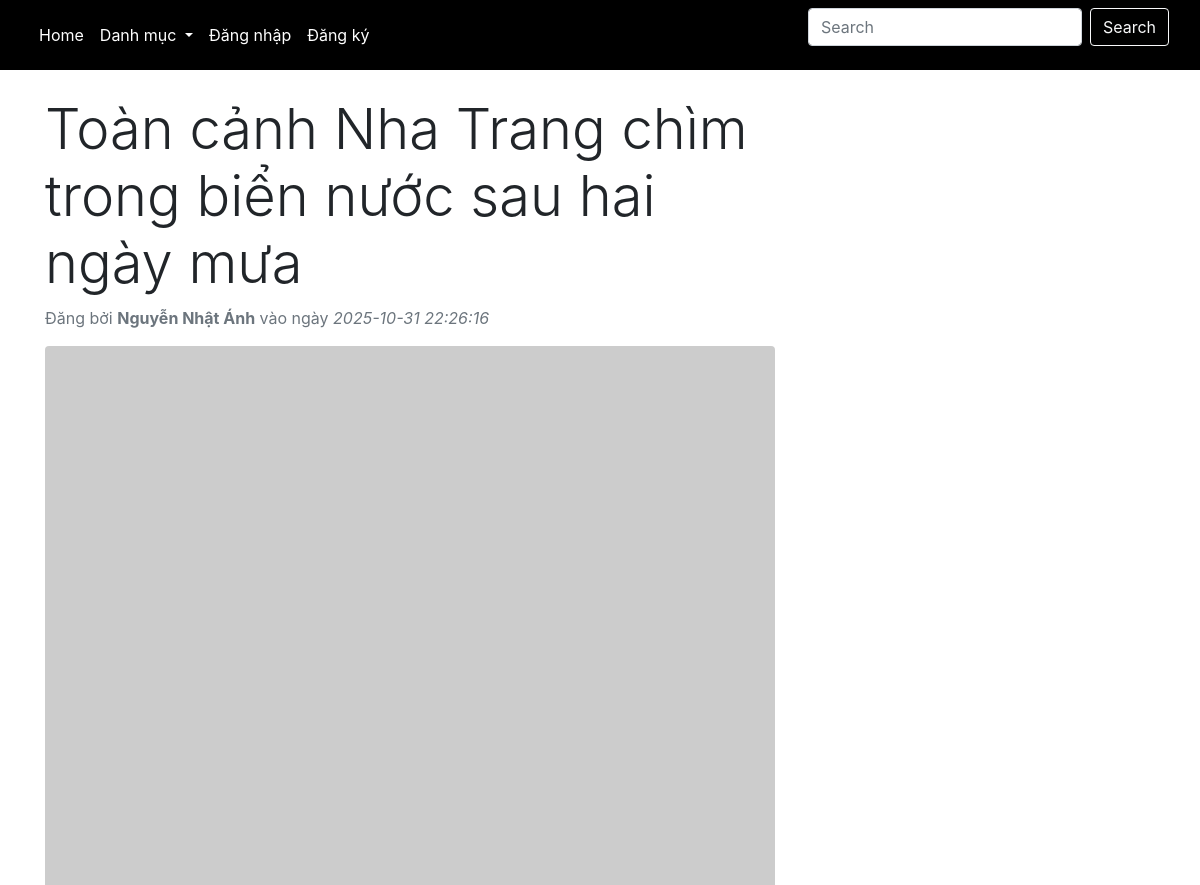
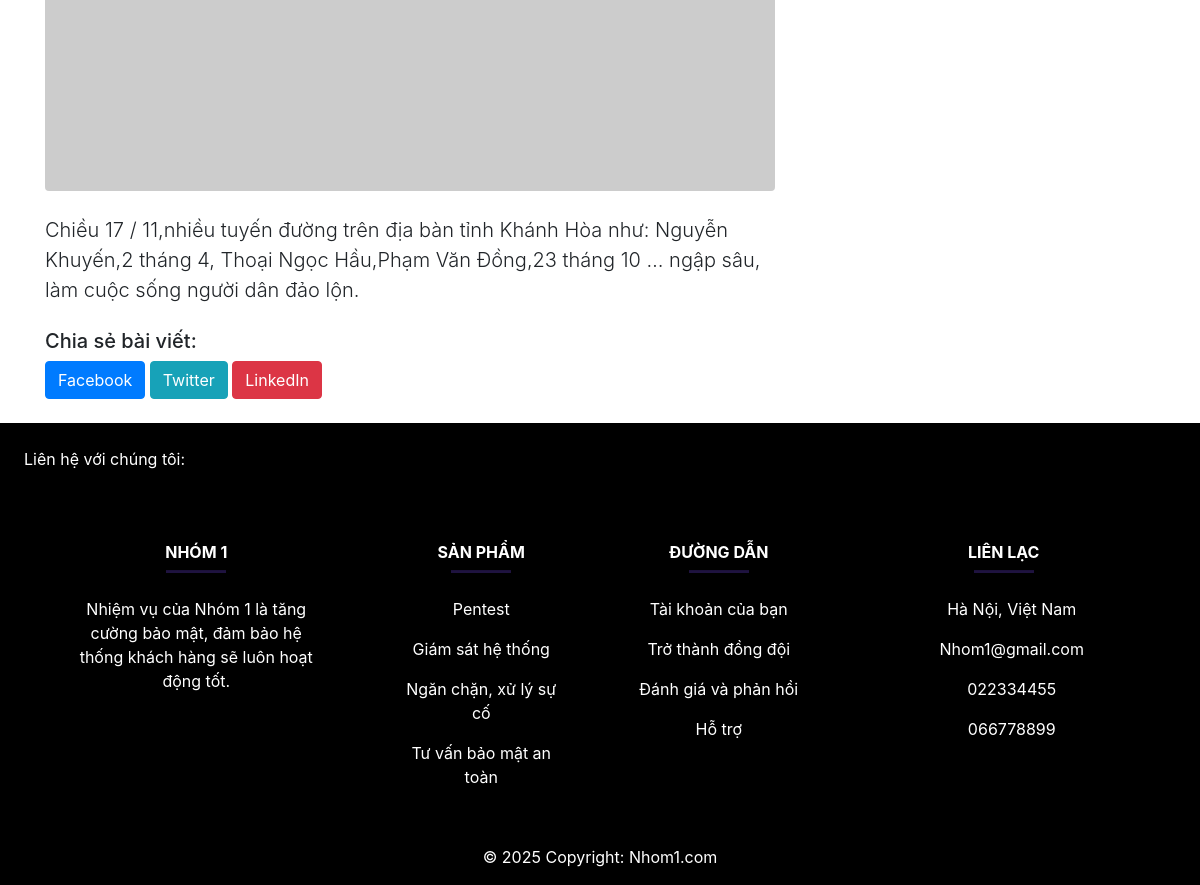
Screenshot of /index.php?type=detail&id=3 with the database file from the repository (2 pictures, top to bottom).
### tables this page shows
CREATE TABLE `posts` (
  `id_post` bigint(20) NOT NULL,
  `postName` varchar(255) NOT NULL,
  `postImage` varchar(255) NOT NULL,
  `postDescription` varchar(255) NOT NULL,
  `postDate` datetime NOT NULL DEFAULT current_timestamp(),
  `postContent` varchar(10000) NOT NULL,
  `isAccepted` tinyint(4) NOT NULL DEFAULT 1,
  `note` varchar(255) NULL,
  `user_id` bigint(20) NOT NULL,
  `category_id` bigint(20) DEFAULT 4
);

CREATE TABLE `users` (
  `id_user` bigint(20) NOT NULL,
  `userName` varchar(255) NOT NULL,
  `password` varchar(255) NOT NULL,
  `fullName` varchar(255) NOT NULL,
  `role_id` bigint(11) NOT NULL,
  `isActive` tinyint(4) NOT NULL DEFAULT 1
);

### app/controllers/user/detailControllers.php (called while the page is built, shortened)
<?php
$getPostById1 = getPostById1($_GET['id']);
include_once("app/views/user/postdetail.views.php");

### app/models/pdo.php (called while the page is built, shortened)
<?php
function pdo_get_connection()
{
    try {
        $conn = new PDO('mysql:host=' . DBHOST . ';dbname=' . DBNAME . ';charset=utf8mb4', DBUSER, DBPASS);
        $conn->setAttribute(PDO::ATTR_ERRMODE, PDO::ERRMODE_EXCEPTION);
        $conn->setAttribute(PDO::ATTR_EMULATE_PREPARES, false);
        return $conn;
    } catch (PDOException $e) {
        error_log("Database connection error: " . $e->getMessage());
        die("Lỗi kết nối cơ sở dữ liệu. Vui lòng thử lại sau.");
    }
}
function pdo_query_one($sql, ...$args)
{
    try {
        $conn = pdo_get_connection();
        $stmt = $conn->prepare($sql);
        $stmt->execute($args);
        $row = $stmt->fetch(PDO::FETCH_ASSOC);
        return $row;
    } catch (PDOException $e) {
        error_log("Query error: " . $e->getMessage());
        return false;
    } finally {
        unset($conn);
    }
}

### app/models/user/productModels.php (called while the page is built, shortened)
<?php
function getPostById1($id_post)
{
    $sql = "SELECT * FROM posts
          INNER JOIN post_categories ON posts.category_id = post_categories.id_post_category
          INNER JOIN users ON posts.user_id = users.id_user
          WHERE id_post=? AND post_categories.delCategory=0 AND users.isActive=0";
    return pdo_query_one($sql, $id_post);
}

### app/helpers/security.php (called while the page is built, shortened)
<?php
function e($string){
    return htmlspecialchars($string ?? '', ENT_QUOTES, 'UTF-8');
}

### app/views/user/postdetail.views.php (the view, shortened to what this page needs)
<!DOCTYPE html>
<html lang="vi">
<head>
    <link href="https://stackpath.bootstrapcdn.com/bootstrap/4.5.2/css/bootstrap.min.css" rel="stylesheet">
</head>
<body>
<div class="container mt-5">
    <div class="row mt-5">
        <div class="col-lg-8">
            <h1 class="display-4 mt-5"><?= e($getPostById1['postName']) ?></h1>
            <p class="text-muted">
              Đăng bởi <strong><?= e($getPostById1['fullName']) ?></strong>
              vào ngày <em><?= e($getPostById1['postDate']) ?></em>
            </p>
            <img src="<?= e($getPostById1['postImage']) ?>" alt="<?= e($getPostById1['postName']) ?>" class="img-fluid rounded mb-4">
            <div class="lead">
              <?= nl2br(e($getPostById1['postContent'])) ?>
            </div>
            <div class="my-4">
                <h5>Chia sẻ bài viết:</h5>
                <a href="https://www.facebook.com/sharer/sharer.php?u=<?= urlencode('http://'.$_SERVER['HTTP_HOST'].$_SERVER['REQUEST_URI']) ?>"
                   target="_blank" class="btn btn-primary">Facebook</a>
                <a href="https://twitter.com/intent/tweet?url=<?= urlencode('http://'.$_SERVER['HTTP_HOST'].$_SERVER['REQUEST_URI']) ?>&text=<?= urlencode($getPostById1['postName']) ?>"
                   target="_blank" class="btn btn-info">Twitter</a>
                <a href="https://www.linkedin.com/shareArticle?url=<?= urlencode('http://'.$_SERVER['HTTP_HOST'].$_SERVER['REQUEST_URI']) ?>"
                   target="_blank" class="btn btn-danger">LinkedIn</a>
            </div>
        </div>
    </div>
</div>
</body>
</html>

### rows the page displays
posts: postName "Toàn cảnh Nha Trang chìm trong biển nước sau hai ngày mưa", user.fullName "Nguyễn Nhật Ánh", postDate "2025-10-31 22:26:16", postContent "Chiều 17 / 11,nhiều tuyến đường trên địa bàn tỉnh Khánh Hòa như: Nguyễn Khuyến,2 tháng 4, Thoại Ngọc Hầu,Phạm Văn Đồng,23 tháng 10 … ngập sâu, làm cuộc sống người dân đảo lộn."
